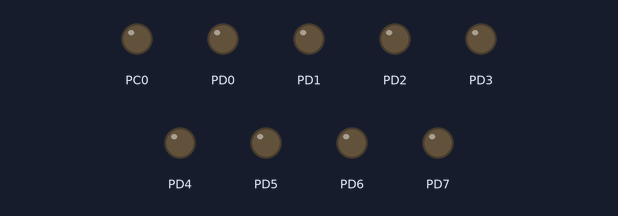
This program was run on a simulated ATmega8, built with avr-gcc and emulated at 1 MHz. Shown: output pins drawn as LEDs (lit = HIGH).

Above: at 0.15 s.
At 4.95 s:
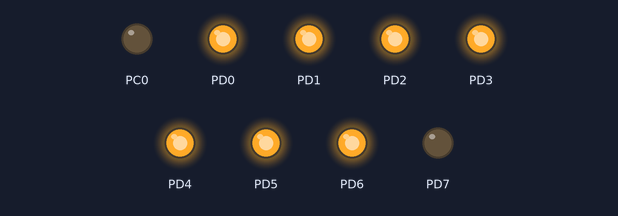
At 9.75 s:
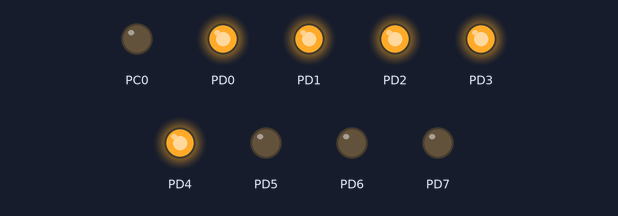
At 19.65 s:
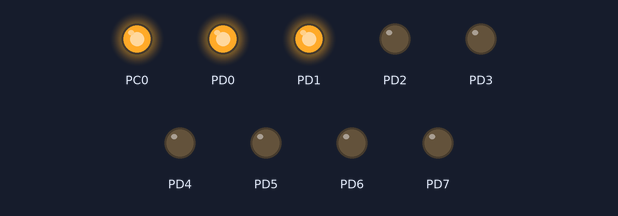
At 29.55 s:
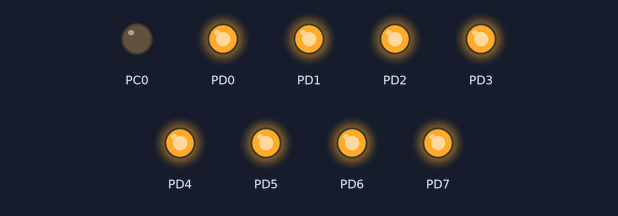
At 39.75 s:
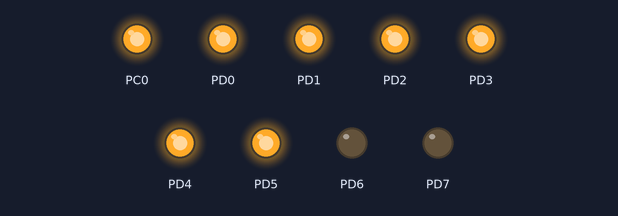
Timing chart, 0 to 40.0 s (numbered marks = the images above):
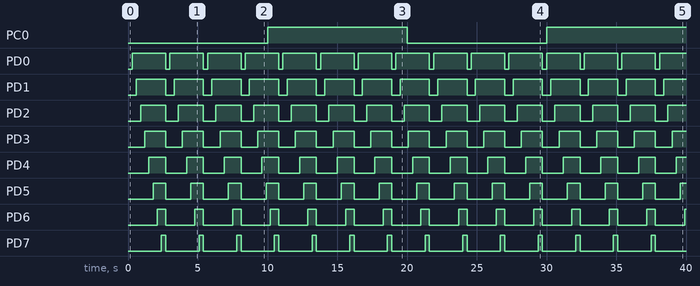

The program:

main.c
```c
/*
 * lesson_11.c
 *
 * Created: 13.04.2022 23:18:15
 * Author : Mishail
 */
#define F_CPU 1000000UL

#include <avr/io.h>
#include <avr/interrupt.h>
#include <util/delay.h>

int z = 0;

ISR(TIMER1_OVF_vect) {

    TCNT1 = 49910;
    z++;
    if (z >= 10) {
        z = 0;
        PORTC ^= (1<<0);
    }

}

int main(void)
{
    // íàéñòðîêà êó÷è äèîäîâ
    DDRD = 0xff;
    PORTD = 0x00;

    // íàñòðîéêà ïîðòà äëÿ îäèíîêîãî äèîäà
    DDRC |= (1<<0);
    PORTC &= ~(1<<0);

    //íàñòðîéêà òàéìåð-ñ÷åò÷èêà
    TCCR1B = 0b00000011; // äåëèòåëü
    TCNT1 = 49910;

    TIMSK |= (1<<TOIE1);// ðàçðåøàåì ïðåðûâàíèÿ ïðè ïåðåïîëåíåíèå ïåðâîãî 1-îãî òàéìåð ñ÷åò÷èêà

    sei();

    while (1)
    {
        PORTD = 0b00000000;
        _delay_ms(300);
        PORTD = 0b00000001;
        _delay_ms(300);
        PORTD = 0b00000011;
        _delay_ms(300);
        PORTD = 0b00000111;
        _delay_ms(300);
        PORTD = 0b00001111;
        _delay_ms(300);
        PORTD = 0b00011111;
        _delay_ms(300);
        PORTD = 0b00111111;
        _delay_ms(300);
        PORTD = 0b01111111;
        _delay_ms(300);
        PORTD = 0b11111111;
        _delay_ms(300);
    }
}
```

Measured:
- by itself, PC0: LOW → HIGH at 10.0 s, → LOW 10.0 s later, → HIGH 10.0 s later
- by itself, PD0: alternates HIGH for 2.4 s and LOW for 0.30 s
- by itself, PD1: alternates HIGH for 2.1 s and LOW for 0.60 s
- by itself, PD2: alternates HIGH for 1.8 s and LOW for 0.90 s
- by itself, PD3: alternates HIGH for 1.5 s and LOW for 1.2 s
- by itself, PD4: alternates HIGH for 1.2 s and LOW for 1.5 s
- by itself, PD5: alternates HIGH for 0.90 s and LOW for 1.8 s
- by itself, PD6: alternates HIGH for 0.60 s and LOW for 2.1 s
